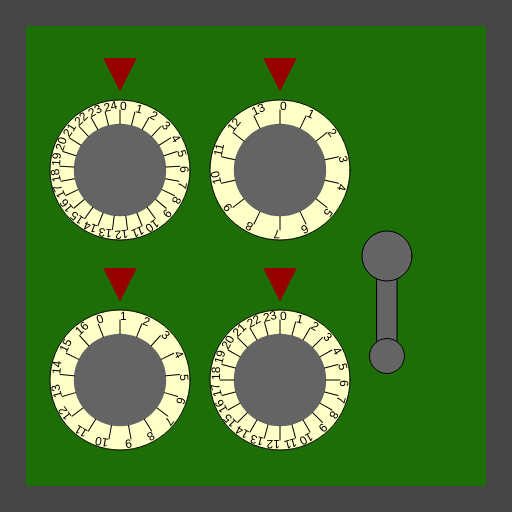
Frame 1 (no input)
Frame 60 (no input): identical to frame 1, image omitted
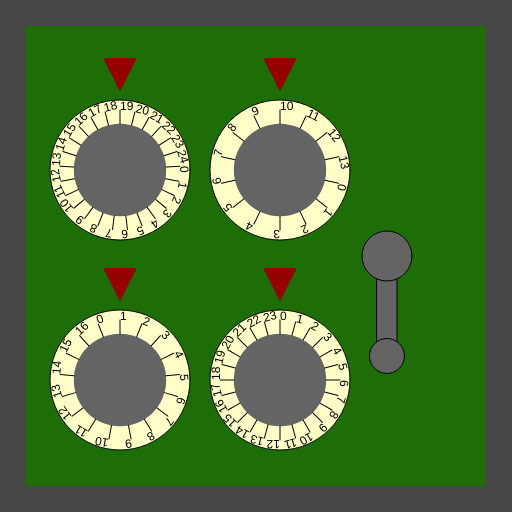
Frame 120 (the mouse pressed at the canvas centre since frame 60)

The p5.js sketch that drew these frames (run headless with seeded random() and noise() and a simulated clock; from frame 60 on, the mouse is pressed at the canvas centre):

// p5.js sketch
// ── sketch.js
/*

Officer: 7383430
CaseNum: 303-2-16725882-7383430

Case 303 - The Case of the Crooked Attorney
Stage 3 - The Gates Bank

I’ve made an appointment for you at the Gates Bank to retrieve your safe deposit box from the vault.
Actually you will break into Torvalds’ one.

Crack the safe by doing the following:

	Whilst the mouse is moving:
	- Make CrypticStorageCombination0 equal to the value of mouseX
	- Use the 'min' function to prevent CrypticStorageCombination0 from going above 19

	Whilst the mouse is moving:
	- Decrement CrypticStorageCombination1 by 1
	- Use the 'max' function to prevent CrypticStorageCombination1 from falling below 1

	When the mouse button is pressed:
	- Make CrypticStorageCombination2 equal to the value of mouseX
	- Use the 'constrain' function to prevent CrypticStorageCombination2 from falling below 2 and going above 10

	When any key is pressed:
	- Decrement CrypticStorageCombination3 by 1
	- Use the 'max' function to prevent CrypticStorageCombination3 from falling below 3

	Whilst the mouse is being dragged:
	- Make CrypticStorageCombination4 equal to the value of mouseX
	- Use the 'constrain' function to prevent CrypticStorageCombination4 from falling below 10 and going above 75



This time you'll need to create the relevant event handlers yourself.

There are many possible ways of investigating this case, but you
should use ONLY the following commands:

	- The assignment operator aka. the equals sign !
	- mouseX, mouseY
	- Incrementing +=
	- Decrementing -=
	- min, max
	- constrain

*/

//declare the variables

var CrypticStorageCombination0;
var CrypticStorageCombination1;
var CrypticStorageCombination2;
var CrypticStorageCombination3;
var CrypticStorageCombination4;

function preload() {
  //IMAGES WILL BE LOADED HERE
}

function setup() {
  createCanvas(512, 512);

  //initialise the variables
  CrypticStorageCombination0 = 0;
  CrypticStorageCombination1 = 0;
  CrypticStorageCombination2 = 0;
  CrypticStorageCombination3 = 0;
  CrypticStorageCombination4 = 0;
}

///////////////////EVENT HANDLERS///////////////////
/*Whilst the mouse is moving:
	- Make CrypticStorageCombination0 equal to the value of mouseX
	- Use the 'min' function to prevent CrypticStorageCombination0 from going above 19

	Whilst the mouse is moving:
	- Decrement CrypticStorageCombination1 by 1
	- Use the 'max' function to prevent CrypticStorageCombination1 from falling below 1

	When the mouse button is pressed:
	- Make CrypticStorageCombination2 equal to the value of mouseX
	- Use the 'constrain' function to prevent CrypticStorageCombination2 from falling below 2 and going above 10

	When any key is pressed:
	- Decrement CrypticStorageCombination3 by 1
	- Use the 'max' function to prevent CrypticStorageCombination3 from falling below 3

	Whilst the mouse is being dragged:
	- Make CrypticStorageCombination4 equal to the value of mouseX
	- Use the 'constrain' function to prevent CrypticStorageCombination4 from falling below 10 and going above 75

	- The assignment operator aka. the equals sign !
	- mouseX, mouseY
	- Incrementing +=
	- Decrementing -=
	- min, max
	- constrain
*/
//Create event handlers here to open the safe ...
function mouseMoved() {
  CrypticStorageCombination0 = min(mouseX, 19);
  CrypticStorageCombination1 = max(CrypticStorageCombination1 - 1, 1);
}

function mousePressed() {
  CrypticStorageCombination2 = constrain(mouseX, 2, 10);
}

function keyPressed() {
  CrypticStorageCombination3 = max(CrypticStorageCombination3 - 1, 3);
}

function mouseDragged() {
  CrypticStorageCombination4 = constrain(mouseX, 10, 75);
}

///////////////DO NOT CHANGE CODE BELOW THIS POINT///////////////////

function draw() {
  //Draw the safe door
  background(70);
  noStroke();
  fill(29, 110, 6);
  rect(26, 26, width - 52, width - 52);

  //Draw the combination dials
  push();
  translate(120, 170);
  drawDial(140, CrypticStorageCombination0, 25);
  pop();

  push();
  translate(120, 380);
  drawDial(140, CrypticStorageCombination1, 17);
  pop();

  push();
  translate(280, 170);
  drawDial(140, CrypticStorageCombination2, 14);
  pop();

  push();
  translate(280, 380);
  drawDial(140, CrypticStorageCombination3, 24);
  pop();

  //Draw the lever
  push();
  translate(width - 125, 256);
  drawLever(CrypticStorageCombination4);
  pop();
}

function drawDial(diameter, num, maxNum) {
  //the combination lock

  var r = diameter * 0.5;
  var p = r * 0.6;

  stroke(0);
  fill(255, 255, 200);
  ellipse(0, 0, diameter, diameter);
  fill(100);
  noStroke();
  ellipse(0, 0, diameter * 0.66, diameter * 0.66);
  fill(150, 0, 0);
  triangle(-p * 0.4, -r - p, p * 0.4, -r - p, 0, -r - p / 5);

  noStroke();

  push();
  var inc = 360 / maxNum;

  rotate(radians(-num * inc));
  for (var i = 0; i < maxNum; i++) {
    push();
    rotate(radians(i * inc));
    stroke(0);
    line(0, -r * 0.66, 0, -(r - 10));
    noStroke();
    fill(0);
    text(i, 0, -(r - 10));
    pop();
  }

  pop();
}

function drawLever(rot) {
  push();
  rotate(radians(-rot));
  stroke(0);
  fill(100);
  rect(-10, 0, 20, 100);
  ellipse(0, 0, 50, 50);
  ellipse(0, 100, 35, 35);
  pop();
}
